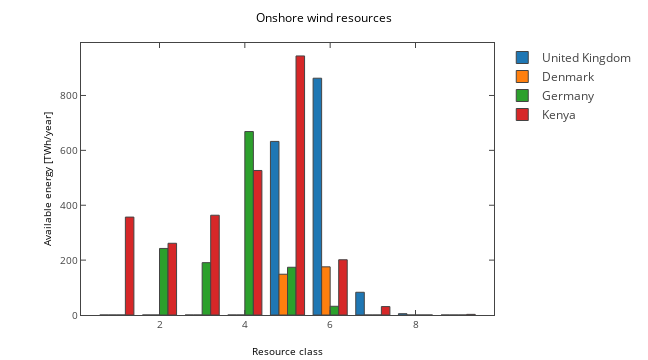

Notebook source saved alongside this figure:
### Markdown cell above
This workbook run plotly in offline mode.

### Code cell
import plotly.plotly as py
import plotly.tools as tls
from plotly.offline import download_plotlyjs, init_notebook_mode, plot, iplot
init_notebook_mode(connected=True)

mpl_fig = plt.figure(figsize=(9,5))
ax = mpl_fig.add_subplot(111)
x=np.array(list(wind_res[countries[0]].keys()))
    
for i,country in enumerate(countries):
    y=wind_res[country].values()
    ax.bar(x,y,width=0.8)
ax.set_ylabel('Available energy [TWh/year]')
ax.set_xlabel('Resource class')
ax.set_title('Onshore wind resources')
plotly_fig = tls.mpl_to_plotly(mpl_fig)
for i,e in enumerate(plotly_fig['data']):
    e['name']=countries[i]
plotly_fig["layout"]["showlegend"] = True
plotly_fig["layout"]['hovermode']='x'
iplot(plotly_fig, filename='ons1')

### Figure 1 — Plotly figure (JSON) as saved in the notebook; plotly's stock layout.template omitted (floating-point values rounded to 4 significant figures)
{"data": [{"marker": {"color": "#1F77B4", "line": {"width": 1}}, "name": "United Kingdom", "opacity": 1, "orientation": "v", "type": "bar", "uid": "7e862a30-cf0e-11e8-8fc7-b00594f12df5", "x": [1, 2, 3, 4, 5, 6, 7, 8, 9], "xaxis": "x", "y": [0, 0, 0, 0, 632.6, 862.9, 82.85, 4.77, 0], "yaxis": "y"}, {"marker": {"color": "#FF7F0E", "line": {"width": 1}}, "name": "Denmark", "opacity": 1, "orientation": "v", "type": "bar", "uid": "7e89faba-cf0e-11e8-af1c-b00594f12df5", "x": [1, 2, 3, 4, 5, 6, 7, 8, 9], "xaxis": "x", "y": [0, 0, 0, 0, 148.6, 175.5, 0, 0, 0], "yaxis": "y"}, {"marker": {"color": "#2CA02C", "line": {"width": 1}}, "name": "Germany", "opacity": 1, "orientation": "v", "type": "bar", "uid": "7e8e8e9a-cf0e-11e8-b314-b00594f12df5", "x": [1, 2, 3, 4, 5, 6, 7, 8, 9], "xaxis": "x", "y": [0, 242.5, 190.7, 668.5, 174.0, 31.79, 0, 0, 0], "yaxis": "y"}, {"marker": {"color": "#D62728", "line": {"width": 1}}, "name": "Kenya", "opacity": 1, "orientation": "v", "type": "bar", "uid": "7e93227e-cf0e-11e8-a5e9-b00594f12df5", "x": [1, 2, 3, 4, 5, 6, 7, 8, 9], "xaxis": "x", "y": [356.8, 261.4, 363.6, 526.7, 944.0, 201.3, 30.66, 0, 2.285], "yaxis": "y"}], "layout": {"autosize": false, "bargap": 0.2, "height": 360, "hovermode": "x", "margin": {"b": 45, "l": 81, "pad": 0, "r": 64, "t": 43}, "showlegend": true, "title": "Onshore wind resources", "titlefont": {"color": "#000000", "size": 12}, "width": 648, "xaxis": {"anchor": "y", "domain": [0, 1], "mirror": "ticks", "nticks": 6, "range": [0.16, 9.84], "showgrid": false, "showline": true, "side": "bottom", "tickfont": {"size": 10}, "ticks": "inside", "title": "Resource class", "titlefont": {"color": "#000000", "size": 10}, "type": "linear", "zeroline": false}, "yaxis": {"anchor": "x", "domain": [0, 1], "mirror": "ticks", "nticks": 6, "range": [0, 991.2], "showgrid": false, "showline": true, "side": "left", "tickfont": {"size": 10}, "ticks": "inside", "title": "Available energy [TWh/year]", "titlefont": {"color": "#000000", "size": 10}, "type": "linear", "zeroline": false}}}
